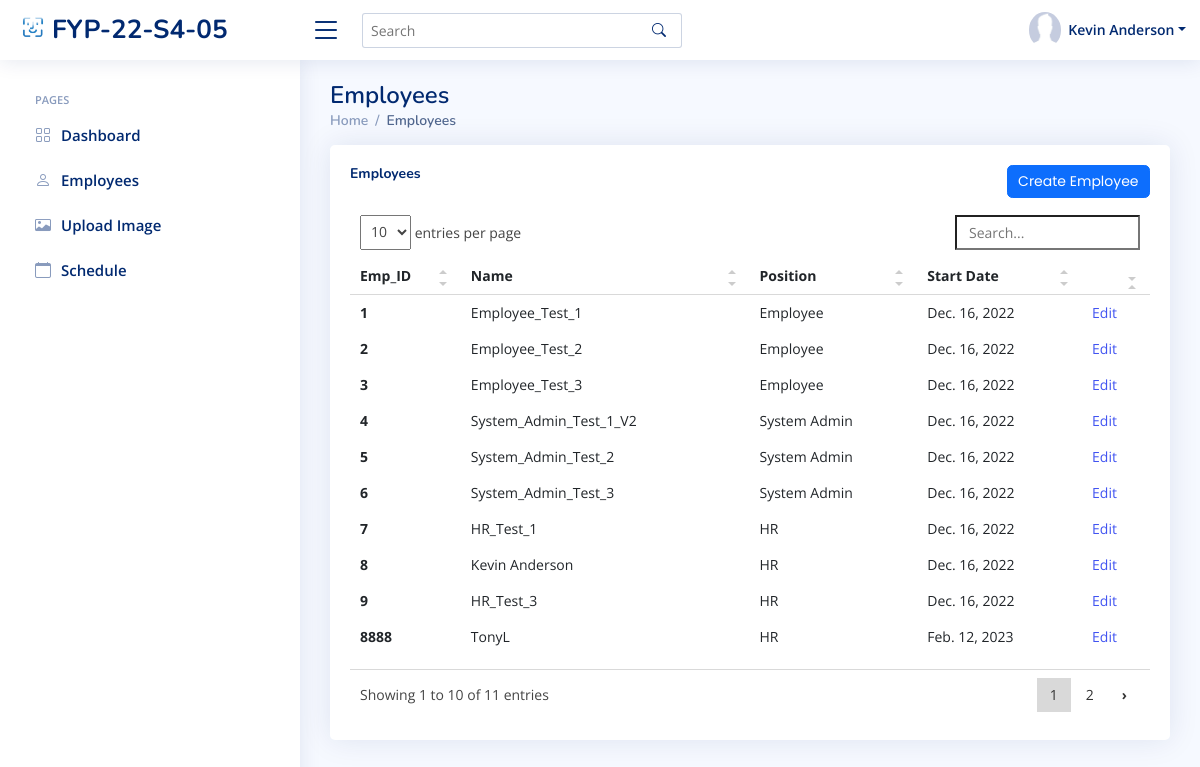
The page /sys_admin/view_employees/ (signed in) on the database its author committed.
### index/models.py (models this page shows, shortened)
class Employee(models.Model):
	Employee_ID = models.IntegerField(primary_key=True)
	Full_Name = models.CharField(max_length=100)
	Job_Title = models.CharField(max_length=100)
	Phone_Number = models.CharField(max_length=100)
	salt = models.CharField(max_length=50, null=True)
	Email_Address = models.EmailField()
	Role = models.ForeignKey(Role, on_delete=models.CASCADE)
	Profile_Image = models.ImageField(null=True,blank=True, upload_to='profile_pics/')
	Password = models.CharField(max_length=256)
	Start_Date = models.DateField(auto_now_add=True)

class Role(models.Model):
	Role_ID = models.IntegerField(primary_key=True)
	Role_Name = models.CharField(max_length=100)

### index/views/sys_admin.py (the view)
# urls.py: path('sys_admin/view_employees/', sys_admin.sys_admin_view_employees, name='sys_admin_view_employees'),
def sys_admin_view_employees(request):
	currentEmployee = Employee.objects.get(Employee_ID=request.session['Employee_ID'])
	allEmployees = Employee.objects.all()
	context={
		'Employee_ID' : currentEmployee.Employee_ID,
		'Full_Name' : currentEmployee.Full_Name,
		'Role' : currentEmployee.Role.Role_Name,
		'PFP' : currentEmployee.Profile_Image.url,
		'Employees' : allEmployees,
	}
	return render(request, 'sys_admin/sys_admin_view_employees.html', context)

### templates/sys_admin/sys_admin_view_employees.html (shortened to what this page needs)
{% extends "index/base.html" %}
{% load static %}
{% block content %}
{% include 'sys_admin/sys_admin_base.html' %}
  <main id="main" class="main">
    <div class="pagetitle">
      <h1>Employees</h1>
      <nav>
        <ol class="breadcrumb">
          <li class="breadcrumb-item"><a href="{% url 'sys_admin_home' %}">Home</a></li>
          <li class="breadcrumb-item active">Employees</li>
        </ol>
      </nav>
    </div>
    <section class="section">
      <div class="row">
        <div class="col-lg-12">
          <div class="card recent-sales overflow-auto">
            <div class="card-body">
              <div class="col-lg-12 align-items-center justify-content-center card-title">
                <h5 class="float-start"><b>Employees</b></h5>
                <a href="{% url 'sys_admin_create_user' %}" class="btn btn-primary float-end">Create Employee</a>
                <br>
              </div>
              <table class="table table-borderless datatable">
                <thead>
                  <tr>
                    <th scope="col">Emp_ID</th>
                    <th scope="col">Name</th>
                    <th scope="col">Position</th>
                    <th scope="col">Start Date</th>
                    <th scope="col"></th>
                  </tr>
                </thead>
                <tbody>
                  {% for employee in Employees %}
                    <tr>
                      <th scope="row">{{ employee.Employee_ID }}</th>
                      <td>{{ employee.Full_Name }}</td>
                      <td>{{ employee.Role.Role_Name }}</td>
                      <td>{{ employee.Start_Date }}</td>
                      <td><a href="edit/{{ employee.Employee_ID }}">Edit</a></td>
                    </tr>
                  {% endfor %}
                </tbody>
              </table>
            </div>
          </div>
        </div>
      </div>
    </section>
  </main>
{% endblock content %}

### templates/sys_admin/sys_admin_base.html (shortened to what this page needs)
{% load static %}
  <header id="header" class="header fixed-top d-flex align-items-center">
    <div class="d-flex align-items-center justify-content-between">
      <a href="{% url 'sys_admin_home' %}" class="logo d-flex align-items-center">
        <img src="{% static 'assets/img/logo.png' %}" alt="">
        <span class="d-none d-lg-block">FYP-22-S4-05</span>
      </a>
      <i class="bi bi-list toggle-sidebar-btn"></i>
    </div>
    <div class="search-bar">
      <form class="search-form d-flex align-items-center" method="POST" action="#">
        <input type="text" name="query" placeholder="Search" title="Enter search keyword">
        <button type="submit" title="Search"><i class="bi bi-search"></i></button>
      </form>
    </div>
    <nav class="header-nav ms-auto">
      <ul class="d-flex align-items-center">
        <li class="nav-item dropdown pe-3">
          <a class="nav-link nav-profile d-flex align-items-center pe-0" href="#" data-bs-toggle="dropdown">
            <img src="{{ PFP }}" alt="Profile" class="rounded-circle">
            <span class="d-none d-md-block dropdown-toggle ps-2">{{ Full_Name }}</span>
          </a>
        </li>
      </ul>
    </nav>
  </header>
  <aside id="sidebar" class="sidebar">
    <ul class="sidebar-nav" id="sidebar-nav">
      <li class="nav-heading">Pages</li>
      <li class="nav-item">
        <a class="nav-link collapsed" href="{% url 'sys_admin_home' %}">
          <i class="bi bi-grid"></i>
          <span>Dashboard</span>
        </a>
      </li>
      <li class="nav-item">
        <a class="nav-link collapsed" href="{% url 'sys_admin_view_employees' %}">
          <i class="bi bi-person"></i>
          <span>Employees</span>
        </a>
      </li>
      <li class="nav-item">
        <a class="nav-link collapsed" href="{% url 'sys_admin_upload_img' %}">
          <i class="bi bi-card-image"></i>
          <span>Upload Image</span>
        </a>
      </li>
      <li class="nav-item">
        <a class="nav-link collapsed" href="{% url 'sys_admin_schedule' %}">
          <i class="bi bi-calendar"></i>
          <span>Schedule</span>
        </a>
      </li>
  </aside>

### static/assets/css/style.css (style rules this page uses)
:root { scroll-behavior: smooth; }
body { font-family: "Open Sans", sans-serif; background: #f6f9ff; color: #444444; }
a { color: #4154f1; text-decoration: none; }
h1, h2, h3, h4, h5, h6 { font-family: "Nunito", sans-serif; }
#main { margin-top: 60px; padding: 20px 30px; transition: all 0.3s; }
.pagetitle { margin-bottom: 10px; }
.pagetitle h1 { font-size: 24px; margin-bottom: 0; font-weight: 600; color: #012970; }
.card { margin-bottom: 30px; border: none; border-radius: 5px; box-shadow: 0px 0 30px rgba(1, 41, 112, 0.1); }
.card-title { padding: 20px 0 15px 0; font-size: 18px; font-weight: 500; color: #012970; font-family: "Poppins", sans-serif; }
.card-body { padding: 0 20px 20px 20px; }
.breadcrumb { font-size: 14px; font-family: "Nunito", sans-serif; color: #899bbd; font-weight: 600; }
.breadcrumb a { color: #899bbd; transition: 0.3s; }
.breadcrumb .breadcrumb-item::before { color: #899bbd; }
.breadcrumb .active { color: #51678f; font-weight: 600; }
.logo { line-height: 1; }
@media (min-width: 1200px) { .logo { width: 280px; } }
.logo img { max-height: 26px; margin-right: 6px; }
.logo span { font-size: 26px; font-weight: 700; color: #012970; font-family: "Nunito", sans-serif; }
.header { transition: all 0.5s; z-index: 997; height: 60px; box-shadow: 0px 2px 20px rgba(1, 41, 112, 0.1); background-color: #fff; padding-left: 20px; }
.header .toggle-sidebar-btn { font-size: 32px; padding-left: 10px; cursor: pointer; color: #012970; }
.header .search-bar { min-width: 360px; padding: 0 20px; }
.header .search-form { width: 100%; }
.header .search-form input { border: 0; font-size: 14px; color: #012970; border: 1px solid rgba(1, 41, 112, 0.2); padding: 7px 38px 7px 8px; border-radius: 3px; transition: 0.3s; width: 100%; }
.header .search-form button { border: 0; padding: 0; margin-left: -30px; background: none; }
.header .search-form button i { color: #012970; }
.header-nav ul { list-style: none; }
.header-nav>ul { margin: 0; padding: 0; }
.header-nav .nav-profile { color: #012970; }
.header-nav .nav-profile img { max-height: 36px; }
.header-nav .nav-profile span { font-size: 14px; font-weight: 600; }
.sidebar { position: fixed; top: 60px; left: 0; bottom: 0; width: 300px; z-index: 996; transition: all 0.3s; padding: 20px; overflow-y: auto; scrollbar-width: thin; scrollbar-color: #aab7cf transparent; box-shadow: 0px 0px 20px rgba(1, 41, 112, 0.1); background-color: #fff; }
@media (min-width: 1200px) { #main, #footer { margin-left: 300px; } }
.sidebar-nav { padding: 0; margin: 0; list-style: none; }
.sidebar-nav li { padding: 0; margin: 0; list-style: none; }
.sidebar-nav .nav-item { margin-bottom: 5px; }
.sidebar-nav .nav-heading { font-size: 11px; text-transform: uppercase; color: #899bbd; font-weight: 600; margin: 10px 0 5px 15px; }
.sidebar-nav .nav-link { display: flex; align-items: center; font-size: 15px; font-weight: 600; color: #4154f1; transition: 0.3; background: #f6f9ff; padding: 10px 15px; border-radius: 4px; }
.sidebar-nav .nav-link i { font-size: 16px; margin-right: 10px; color: #4154f1; }
.sidebar-nav .nav-link.collapsed { color: #012970; background: #fff; }
.sidebar-nav .nav-link.collapsed i { color: #899bbd; }

### rows shown on the page
Employee: Full_Name "Kevin Anderson", Employee_ID "8", Role.Role_Name "HR", Start_Date "Dec. 16, 2022"
Employee: Employee_ID "1", Full_Name "Employee_Test_1", Role.Role_Name "Employee", Start_Date "Dec. 16, 2022"
Employee: Employee_ID "2", Full_Name "Employee_Test_2", Role.Role_Name "Employee", Start_Date "Dec. 16, 2022"
Employee: Employee_ID "3", Full_Name "Employee_Test_3", Role.Role_Name "Employee", Start_Date "Dec. 16, 2022"
Employee: Employee_ID "4", Full_Name "System_Admin_Test_1_V2", Role.Role_Name "System Admin", Start_Date "Dec. 16, 2022"
Employee: Employee_ID "5", Full_Name "System_Admin_Test_2", Role.Role_Name "System Admin", Start_Date "Dec. 16, 2022"
Employee: Employee_ID "6", Full_Name "System_Admin_Test_3", Role.Role_Name "System Admin", Start_Date "Dec. 16, 2022"
Employee: Employee_ID "7", Full_Name "HR_Test_1", Role.Role_Name "HR", Start_Date "Dec. 16, 2022"
Employee: Employee_ID "9", Full_Name "HR_Test_3", Role.Role_Name "HR", Start_Date "Dec. 16, 2022"
Employee: Employee_ID "8888", Full_Name "TonyL", Role.Role_Name "HR", Start_Date "Feb. 12, 2023"
